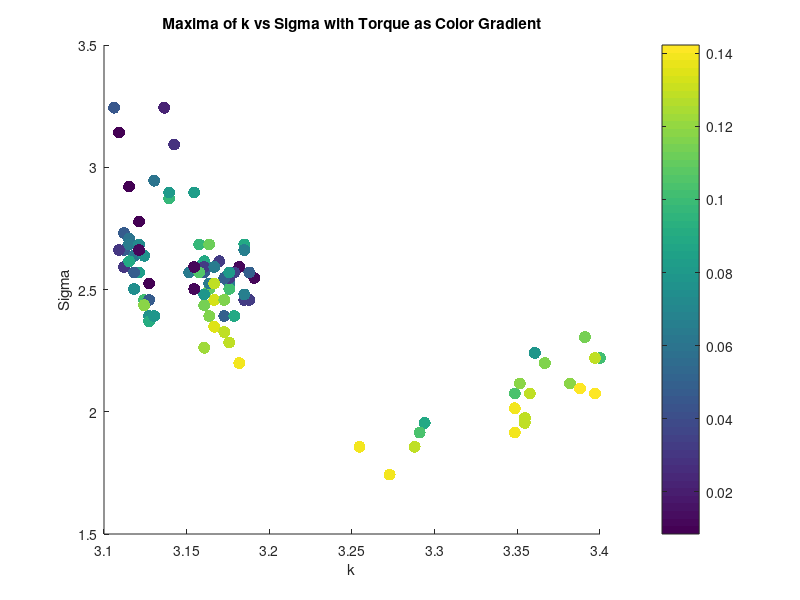

The MATLAB script that drew this image: (Note: this script raises an error after producing the figure.)
clear all;
close all;


%% Torque Analysis
load('maxima_data.mat');
maxima_sigma = maxima_sigma.^2; % Square the sigma values for analysis
scatter(maxima_k, maxima_sigma, 75, torque_values, 'filled');
xlabel('k');
ylabel('Sigma');
title('Maxima of k vs Sigma with Torque as Color Gradient');
%Lable the colorbar as Torque
cbar = colorbar;
cbar.Label.String = 'Torque';
cbar.Label.FontSize = 14;
cbar.FontSize = 14;
colormap(jet); % Use a colormap that is suitable for continuous data
caxis([min(torque_values) max(torque_values)]);

% grid on;
% % K means clustering of torque into 10 clusters, taking mean of each cluster k, sigma and corr too
% [cluster_idx, cluster_centers] = kmeans(torque_values', 10);
% % Take the mean of each cluster
% torque_means = zeros(10, 1);
% torque_stds = zeros(10, 1);
% sigma_means = zeros(10, 1);
% sigma_stds = zeros(10, 1);
% k_means = zeros(10, 1);
% corr_means = zeros(10, 1);
% for i = 1:10
%     torque_means(i) = mean(torque_values(cluster_idx == i));
%     torque_stds(i) = std(torque_values(cluster_idx == i));
%     sigma_means(i) = mean(maxima_sigma(cluster_idx == i));
%     k_means(i) = mean(maxima_k(cluster_idx == i));
%     corr_means(i) = mean(maxima_corr(cluster_idx == i));
%     sigma_stds(i) = std(maxima_sigma(cluster_idx == i));
% end
% % Plot the clusters
% figure;
% scatter(k_means, sigma_means, 50, torque_means, 'filled');
% xlabel('k');
% ylabel('Sigma');
% zlabel('Torque');
% title('Clustered Maxima of k vs Sigma with Torque as Color Gradient');
% colorbar;
% grid on;
% % Ensure data is sorted for polyfit
% [sigma_sorted, sort_idx] = sort(maxima_sigma);
% torque_sorted = torque_values(sort_idx);
% % Display correlation between torque and sigma
% disp('Correlation between Torque and Sigma:');
% disp(corr(torque_sorted', sigma_sorted'));
% % Display correlation between torque and sigma^2
% disp('Correlation between Torque and Sigma^2:');
% disp(corr(torque_sorted', sigma_sorted'.^2));
% % Polyfit for sigma vs torque (order 1 and 2)
% p1_sigma = polyfit(sigma_sorted, torque_sorted, 1);
% % Calculate fitted values and normalized MSE for sigma vs torque
% fitted_torque_p1_sigma = polyval(p1_sigma, sigma_sorted);
% mse_p1_sigma = mean((torque_sorted - fitted_torque_p1_sigma).^2);
% nmse_p1_sigma = mse_p1_sigma / var(torque_sorted);
% % Display results for sigma vs torque
% disp('Sigma vs Torque:');
% disp(['Order 1 nMSE: ', num2str(nmse_p1_sigma)]);
% %display correlation between torque and sigma
% % Plot for sigma vs torque with polynomial fits (first instance)
% figure;
% scatter(sigma_sorted, torque_sorted, 50, 'filled','DisplayName', 'Data');
% hold on;
% plot(sigma_sorted, fitted_torque_p1_sigma, '-r', 'DisplayName', ...
%     ['Order 1 Fit: y = ', num2str(p1_sigma(1)), 'x + ', num2str(p1_sigma(2)), ...
%     ', nMSE = ', num2str(nmse_p1_sigma)]);
% xlabel('Sigma');
% ylabel('Torque');
% title('Sigma vs Torque with Polynomial Fits');
% grid on;

% %Plot means of sigma as bar plot with variance as error bars
% figure;
% [sorted_sigma_means,idx] = sort(sigma_means);
% sorted_sigma_stds = sigma_stds(idx);
% bar(sorted_sigma_means.^2, 'FaceColor', [0.2 0.6 0.8], 'EdgeColor', 'k', 'LineWidth', 1.5);
% % Set the x-ticks to the cluster indices
% hold on;
% errorbar(sorted_sigma_means.^2,sorted_sigma_stds, 'k.', 'LineWidth', 1.5);
% ylim([1.95 2.85]);

% xlabel('Torque Number');
% ylabel('Mean Sigma^2');

% %Same Bar plot with torque means
% figure;
% [sorted_torque_means,idx_torque] = sort(torque_means);
% bar(sorted_torque_means, 'FaceColor', [0.2 0.6 0.8], 'EdgeColor', 'k', 'LineWidth', 1.5);
% hold on;
% errorbar(sorted_torque_means, torque_stds(idx_torque), 'k.', 'LineWidth', 1.5);
% xlabel('Torque Number');
% ylabel('Mean Torque');
% title('Mean Torque for Each Cluster with Error Bars');



% % Ensure data is sorted for polyfit
% [sigma_sorted, sort_idx] = sort(sigma_means);
% torque_sorted = torque_means(sort_idx);
% %Display correlation between torque and sigma
% disp('Correlation between Torque and Sigma:');
% disp(corr(torque_sorted, sigma_sorted));
% %Display correlation between torque and sigma^2
% disp('Correlation between Torque and Sigma^2:');
% disp(corr(torque_sorted, sigma_sorted.^2));
% % Polyfit for sigma vs torque (order 1 and 2)
% p1_sigma = polyfit(sigma_sorted, torque_sorted, 1);
% p2_sigma = polyfit(sigma_sorted, torque_sorted, 2);
% % Calculate zitted values and normalized MSE for sigma vs torque
% fitted_torque_p1_sigma = polyval(p1_sigma, sigma_sorted);
% fitted_torque_p2_sigma = polyval(p2_sigma, sigma_sorted);
% mse_p1_sigma = mean((torque_sorted - fitted_torque_p1_sigma).^2);
% mse_p2_sigma = mean((torque_sorted - fitted_torque_p2_sigma).^2);
% nmse_p1_sigma = mse_p1_sigma / var(torque_sorted);
% nmse_p2_sigma = mse_p2_sigma / var(torque_sorted);
% % Display results for sigma vs torque
% disp('Sigma vs Torque:');
% disp(['Order 1 nMSE: ', num2str(nmse_p1_sigma)]);
% disp(['Order 2 nMSE: ', num2str(nmse_p2_sigma)]);
% % Plot for sigma vs torque with polynomial fits (second instance)
% figure;
% scatter(sigma_sorted, torque_sorted, 50, 'filled', 'DisplayName', 'Data');
% hold on;
% % plot(sigma_sorted, fitted_torque_p1_sigma, '-r', 'DisplayName', ...
% %     ['Order 1 Fit: y = ', num2str(p1_sigma(1)), 'x + ', num2str(p1_sigma(2)), ...
% %     ', nMSE = ', num2str(nmse_p1_sigma)]);
% % plot(sigma_sorted, fitted_torque_p2_sigma, '--g', 'DisplayName', ...
% %     ['Order 2 Fit: y = ', num2str(p2_sigma(1)), 'x^2 + ', num2str(p2_sigma(2)), ...
% %     'x + ', num2str(p2_sigma(3)), ', nMSE = ', num2str(nmse_p2_sigma)]);
% xlabel('Sigma');
% ylabel('Torque');
% title('Sigma vs Torque with Polynomial Fits');
% grid on;



% %% Diameter Analysis
% % Saved as diameter_value, k_values(max_k_idx), sigma_values(max_sigma_idx), max_val
% load('maxima_data_Diam.mat');
% figure;
% load('maxima_data.mat');
% scatter(maxima_matrix(:, 2), maxima_matrix(:, 3), 75, maxima_matrix(:, 1), 'filled');
% xlabel('k');
% ylabel('Sigma');
% title('Characteristic K and Sigma for all Diameters');
% %Lable the colorbar as Torque
% cbar = colorbar;
% cbar.Label.String = 'Diameter';
% cbar.Label.FontSize = 14;
% cbar.FontSize = 14;
% colormap(jet); % Use a colormap that is suitable for continuous data
% caxis([min(maxima_matrix(:,1)) max(maxima_matrix(:, 1))]);
% grid on;


% % K vs d
% % Ensure data is sorted for polyfit
% [k_sorted, sort_idx] = sort(maxima_matrix(:, 2));
% d_sorted = maxima_matrix(sort_idx, 1);
% % Display correlation between d and k
% disp('Correlation between Diameter and k:');
% disp(corr(d_sorted, k_sorted));

% %plot for k vs diam with polynomial fits
% figure;
% scatter(k_sorted, d_sorted, 50, 'filled', 'DisplayName', 'Data');
% grid on;
% hold on;
% p1_k = polyfit(k_sorted, d_sorted, 1);
% fitted_d_p1_k = polyval(p1_k, k_sorted);
% mse_p1_k = mean((d_sorted - fitted_d_p1_k).^2);
% nmse_p1_k = mse_p1_k / var(d_sorted);
% disp('Diameter vs k:');
% disp(['Order 1 nMSE: ', num2str(nmse_p1_k)]);
% % plot(k_sorted, fitted_d_p1_k, '-r', 'DisplayName', ...
% %     ['Order 1 Fit: y = ', num2str(p1_k(1)), 'x + ', num2str(p1_k(2)), ...
% %     ', nMSE = ', num2str(nmse_p1_k)]);
% xlabel('k');
% ylabel('Diameter');
% title('k vs Diameter with Polynomial Fits');


% % Compute mean and std of sigma for each unique diameter
% unique_diameters = unique(maxima_matrix(:, 1));
% sigma_means_diameter = zeros(size(unique_diameters));
% sigma_stds_diameter = zeros(size(unique_diameters));

% for i = 1:length(unique_diameters)
%     sigma_values_for_diameter = maxima_matrix(maxima_matrix(:, 1) == unique_diameters(i), 3);
%     sigma_means_diameter(i) = mean(sigma_values_for_diameter);
%     sigma_stds_diameter(i) = std(sigma_values_for_diameter);
%     torque_values_for_diameter = maxima_matrix(maxima_matrix(:, 1) == unique_diameters(i), 4);
%     mean_torque_for_diameter(i) = mean(torque_values_for_diameter);
%     std_torque_for_diameter(i) = std(torque_values_for_diameter);
%     k_values_for_diameter = maxima_matrix(maxima_matrix(:, 1) == unique_diameters(i), 2);
%     mean_k_for_diameter(i) = mean(k_values_for_diameter);
%     std_k_for_diameter(i) = std(k_values_for_diameter);
% end

% %Scatter of mean k vs mean diameter
% figure;
% scatter(mean_k_for_diameter, unique_diameters, 75, 'filled', 'DisplayName', 'Data');
% xlabel('Mean k');
% ylabel('Mean Diameter');
% title('Mean k vs Mean Diameter');
% grid on;
% hold on;


% % Bar plot of mean sigma with error bars for each diameter
% figure;
% bar(unique_diameters, sigma_means_diameter, 'FaceColor', [0.2 0.6 0.8], 'EdgeColor', 'k', 'LineWidth', 1.5);
% hold on;
% errorbar(unique_diameters, sigma_means_diameter, sigma_stds_diameter, 'k.', 'LineWidth', 1.5);
% xlabel('Diameter');
% ylabel('Mean Sigma');
% title('Mean Sigma for Each Diameter with Error Bars');
% grid on;

% figure;
% % Bar plot of mean torque with error bars for each diameter
% bar(unique_diameters, mean_torque_for_diameter, 'FaceColor', [0.2 0.6 0.8], 'EdgeColor', 'k', 'LineWidth', 1.5);
% hold on;
% errorbar(unique_diameters, mean_torque_for_diameter, std_torque_for_diameter, 'k.', 'LineWidth', 1.5);
% xlabel('Diameter'); 
% ylabel('Mean Torque');
% title('Mean Torque for Each Diameter with Error Bars');
% grid on;